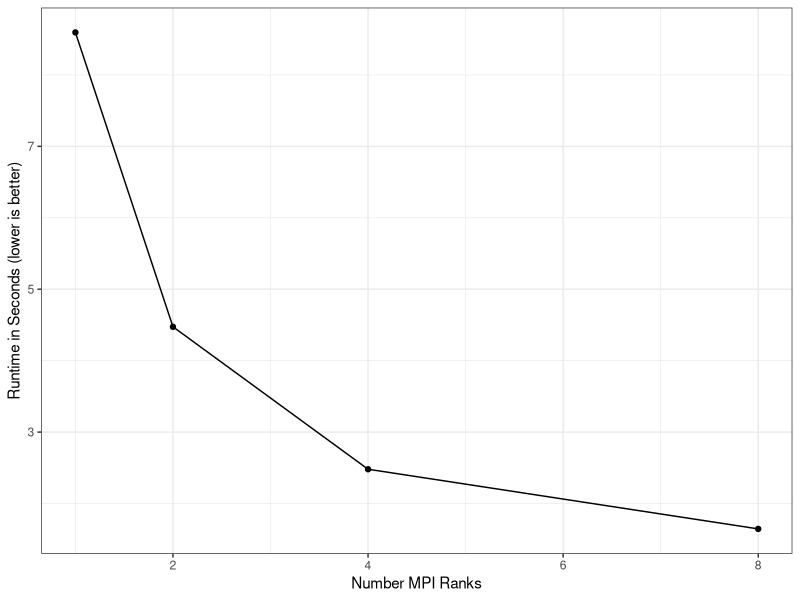
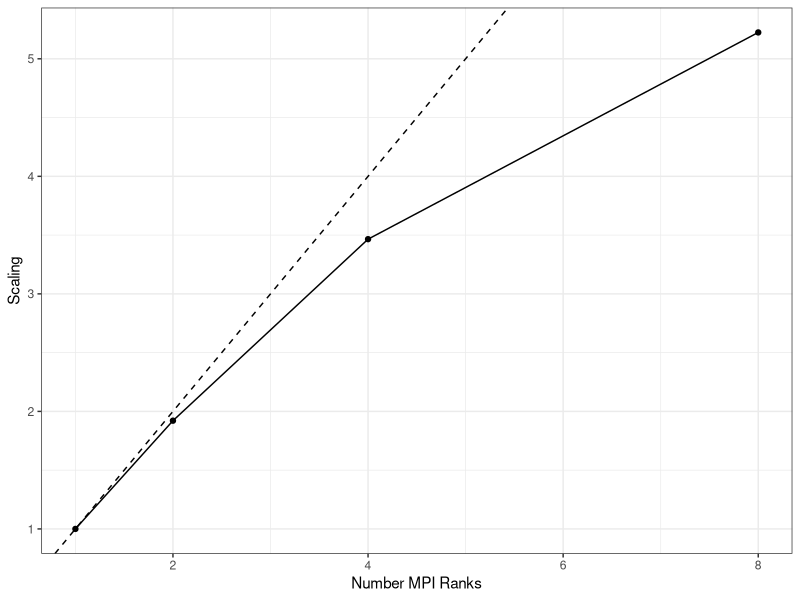

Source code (R) for these figures, in order:
## ---- chunk 1
options(htmltools.dir.version = FALSE)
## ---- chunk 2
get_my_tasks = function(num_tasks, num_workers, my_id){
  if (num_tasks == num_workers)
    my_id + 1
  else if (num_tasks > num_workers){
    local = as.integer(num_tasks / num_workers)
    rem = num_tasks %% num_workers
    if (rem == 0 || (my_id < (num_workers - rem))){
      start = my_id * local
      start:(start + local - 1) + 1
    } else {
      start = my_id*(local + 1) - (num_workers - rem)
      start:(start + local) + 1
    }
  } else {
    if (num_tasks > my_id)
      my_id + 1
    else
      integer(0)
  }
}
## ---- chunk 3
library(ggplot2)
df = read.csv(text="min,mean,max,ranks
8.594,8.594,8.594,1
4.472,4.473,4.474,2
2.46900,2.47325,2.48000,4
1.61400,1.63025,1.64500,8")

ggplot(df, aes(ranks, max)) + theme_bw() + geom_point() + geom_line() +
  xlab("Number MPI Ranks") + ylab("Runtime in Seconds (lower is better)")
## ---- chunk 4
library(ggplot2)
df = read.csv(text="min,mean,max,ranks
8.594,8.594,8.594,1
4.472,4.473,4.474,2
2.46900,2.47325,2.48000,4
1.61400,1.63025,1.64500,8")

scl = df
scl$max = 1 / (scl$max / max(scl$max))
ggplot(scl, aes(ranks, max)) + theme_bw() + geom_point() + geom_line() +
  xlab("Number MPI Ranks") + ylab("Scaling") + 
  geom_abline(slope=1, intercept=0, linetype="dashed")
## ---- chunk 5
expand.grid(a=1:3, b=0:1, c=0:1)
